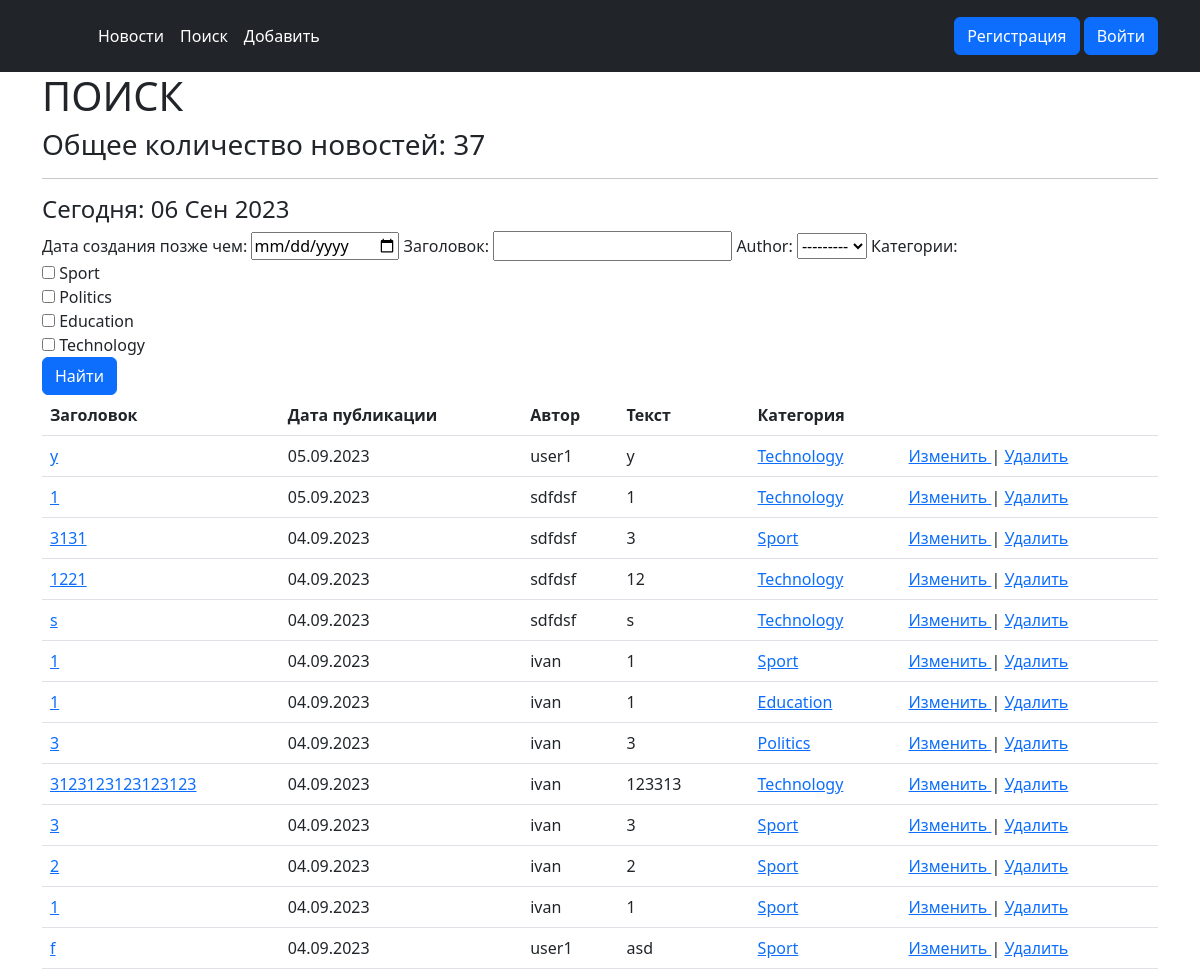
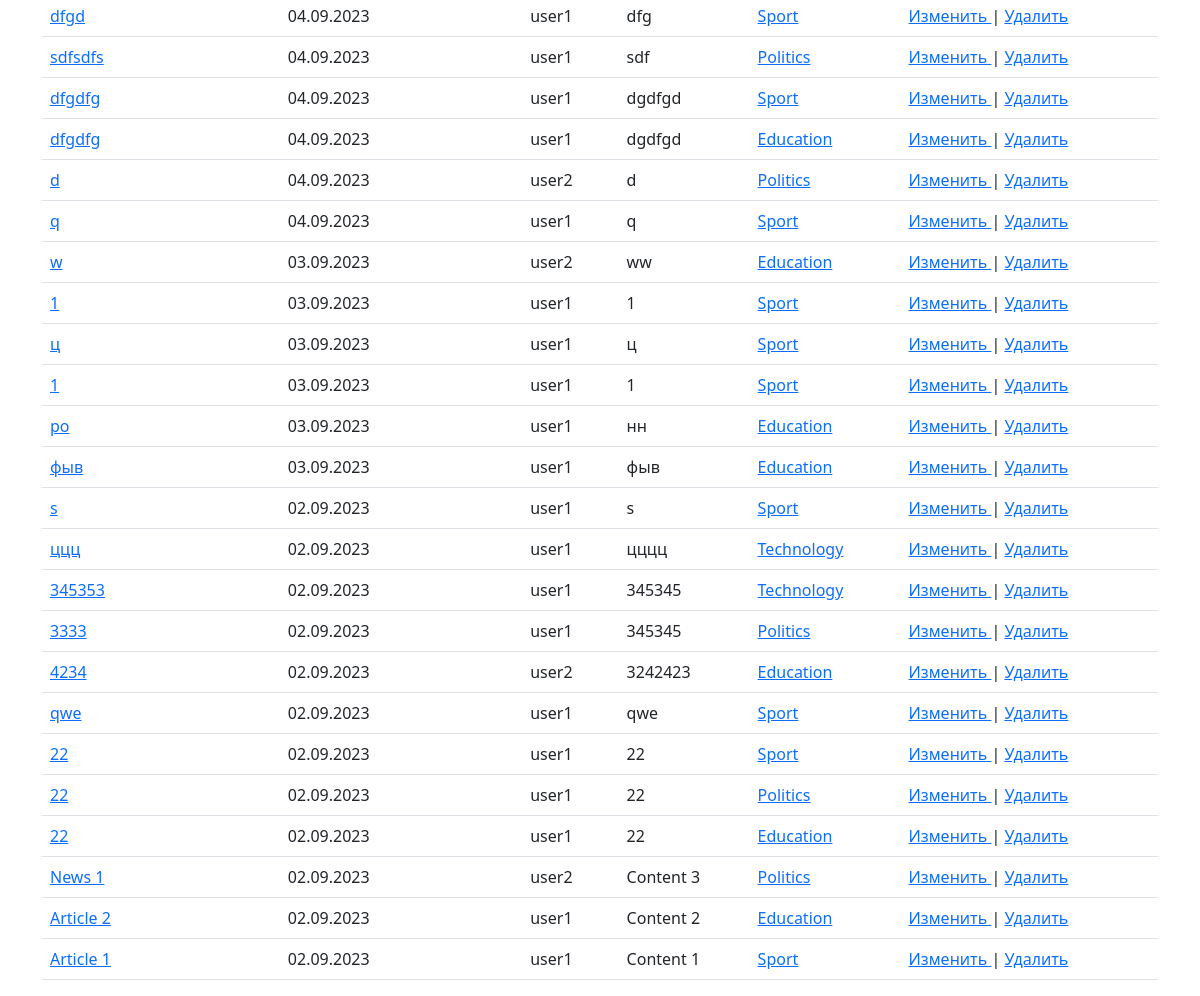
The app's page /news/search/ with its own data (2 pictures, top to bottom).
### NewsPaper/models.py (models this page shows, shortened)
class Post(models.Model):
    NEWS = 'NW'
    ARTICLE = 'AR'
    POST_TYPES = (
        (NEWS, 'Новость'),
        (ARTICLE, 'Статья'),
    )
    author = models.ForeignKey(Author, on_delete=models.CASCADE)
    post_type = models.CharField(max_length=100, choices=POST_TYPES, default=ARTICLE)
    created_at = models.DateTimeField(auto_now_add=True)
    categories = models.ManyToManyField(Category, through='PostCategory')
    title = models.CharField(max_length=128)
    text = models.TextField()
    rating = models.IntegerField(default=0)

class Author(models.Model):
    authorUser = models.OneToOneField(User, on_delete=models.CASCADE)
    ratingAuthor = models.IntegerField(default=0)
    def __str__(self):
        return f"{self.authorUser}"

class Category(models.Model):
    name = models.CharField(max_length=100, unique=True)
    subscribers = models.ManyToManyField(User, blank=True)
    def __str__(self):
        return f"{self.name}"

### NewsPaper/views.py (the view, shortened to what this page needs)
# urls.py: path('search/', SearchList.as_view(), name='search'),
class SearchList(ListView):
    model = Post
    template_name = 'NewsPaper/search.html'
    context_object_name = 'posts'
    queryset = Post.objects.order_by('-created_at')
    form_class = PostForm
    def get_context_data(self, **kwargs):
        context = super().get_context_data(**kwargs)
        context['time_now'] = timezone.localtime(timezone.now())
        context['value1'] = None
        context['filter'] = PostFilter(self.request.GET, queryset=self.get_queryset())
        context['form'] = PostForm()
        context['is_not_authors'] = not self.request.user.groups.filter(name='authors').exists()
        return context

### NewsPaper/forms.py
class PostForm(forms.ModelForm):
    class Meta:
        model = Post
        fields = ['author', 'post_type', 'categories', 'title', 'text']
        widgets = {
            'author': forms.Select(attrs={
                'class': 'form-control',
            }),
            'title': forms.TextInput(attrs={
                'class': 'form-control',
                'placeholder': 'Enter Title post'
            }),
            'post_type': forms.Select(attrs={
                'class': 'form-control',
            }),
            'categories': forms.SelectMultiple(attrs={
                'class': 'form-control',
            }),
            'text': forms.Textarea(attrs={
                'class': 'form-control',
            }),
        }
    def __init__(self, *args, **kwargs):
        super().__init__(*args, **kwargs)
        if self.instance.pk:
            initial_categories = self.instance.categories.all()
            self.fields['categories'].queryset = Category.objects.all()
            self.fields['categories'].initial = initial_categories

### NewsPaper/templatetags/custom_filters.py (called while the page is built)
@register.filter(name='censor')
def censor(value):
    banned_words = ['хуй', 'пидор', 'иди на хуй']  # Список нежелательных слов
    for word in banned_words:
        value = value.replace(word, '***')
    return value

### NewsPaper/templates/NewsPaper/search.html (shortened to what this page needs)
{% extends 'layout/default.html' %}
{% load custom_filters %}
{% block content %}
    <h1>ПОИСК</h1>
    <h3> Общее количество новостей: {{ posts|length }} </h3>
    <hr>
    <h4>Сегодня: {{ time_now|date:'d M Y' }}</h4>
    {% if posts %}
    <form method="GET">
        {{ filter.form }}
        <input class="btn btn-primary" type="submit" value="Найти">
    </form>
        <table class = "table">
            <tr>
                <th scope="col">
                    Заголовок
                </th>
                <th scope="col">
                    Дата публикации
                </th>
                <th scope="col">
                    Автор
                </th>
                 <th scope="col">
                    Текст
                </th>
                    <th scope="col">
                    Категория
                </th>
                <th scope="col">
                </th>
            </tr>
        {% for post in filter.qs %}
            <tr>
                <td>
                    <a href="{% url 'news:post_detail' post.id %}">
                    {{ post.title|censor }}
                    </a>
                </td>
                <td>
                    {{ post.created_at|date:'d.m.Y' }}
                </td>
                    <td>
                    {{ post.author }}
                </td>
                <td>
                    {{ post.text|truncatechars:50|censor }}
                </td>
                 {% for category in post.categories.all %}
                <td>
                  <a href="{% url 'news:category' category.id %}">
                     {{ category.name }}
                  </a></td>
                {% endfor %}
                <td>
                    <a href="{% url 'news:post_update' post.id %}">
                        Изменить
                    </a>
                    |
                    <a href="{% url 'news:post_delete' post.id %}">
                        Удалить
                    </a>
                </td>
            </tr>
        {% endfor %}
        </table>
    {% else %}
        <h2>Новостей нет!</h2>
    {% endif %}
{% endblock content %}

### records on screen
Post: title|censor "у", created_at "05.09.2023", author "user1", text|censor "у"
Category: name "Technology"
Post: title|censor "1", created_at "05.09.2023", author "sdfdsf", text|censor "1"
Post: title|censor "3131", created_at "04.09.2023", author "sdfdsf", text|censor "3"
Category: name "Sport"
Post: title|censor "1221", created_at "04.09.2023", author "sdfdsf", text|censor "12"
Post: title|censor "s", created_at "04.09.2023", author "sdfdsf", text|censor "s"
Post: title|censor "1", created_at "04.09.2023", author "ivan", text|censor "1"
Post: title|censor "1", created_at "04.09.2023", author "ivan", text|censor "1"
Category: name "Education"
Post: title|censor "3", created_at "04.09.2023", author "ivan", text|censor "3"
Category: name "Politics"
Post: title|censor "3123123123123123", created_at "04.09.2023", author "ivan", text|censor "123313"
Post: title|censor "3", created_at "04.09.2023", author "ivan", text|censor "3"
Post: title|censor "2", created_at "04.09.2023", author "ivan", text|censor "2"
Post: title|censor "1", created_at "04.09.2023", author "ivan", text|censor "1"
Post: title|censor "f", created_at "04.09.2023", author "user1", text|censor "asd"
Post: title|censor "dfgd", created_at "04.09.2023", author "user1", text|censor "dfg"
Post: title|censor "sdfsdfs", created_at "04.09.2023", author "user1", text|censor "sdf"
Post: title|censor "dfgdfg", created_at "04.09.2023", author "user1", text|censor "dgdfgd"
Post: title|censor "dfgdfg", created_at "04.09.2023", author "user1", text|censor "dgdfgd"
Post: title|censor "d", created_at "04.09.2023", author "user2", text|censor "d"
Post: title|censor "q", created_at "04.09.2023", author "user1", text|censor "q"
Post: title|censor "w", created_at "03.09.2023", author "user2", text|censor "ww"
Post: title|censor "1", created_at "03.09.2023", author "user1", text|censor "1"
Post: title|censor "ц", created_at "03.09.2023", author "user1", text|censor "ц"
Post: title|censor "1", created_at "03.09.2023", author "user1", text|censor "1"
Post: title|censor "ро", created_at "03.09.2023", author "user1", text|censor "нн"
Post: title|censor "фыв", created_at "03.09.2023", author "user1", text|censor "фыв"
Post: title|censor "s", created_at "02.09.2023", author "user1", text|censor "s"
Post: title|censor "ццц", created_at "02.09.2023", author "user1", text|censor "цццц"
Post: title|censor "345353", created_at "02.09.2023", author "user1", text|censor "345345"
Post: title|censor "3333", created_at "02.09.2023", author "user1", text|censor "345345"
Post: title|censor "4234", created_at "02.09.2023", author "user2", text|censor "3242423"
Post: title|censor "qwe", created_at "02.09.2023", author "user1", text|censor "qwe"
Post: title|censor "22", created_at "02.09.2023", author "user1", text|censor "22"
Post: title|censor "22", created_at "02.09.2023", author "user1", text|censor "22"
Post: title|censor "22", created_at "02.09.2023", author "user1", text|censor "22"
Post: title|censor "News 1", created_at "02.09.2023", author "user2", text|censor "Content 3"
Post: title|censor "Article 2", created_at "02.09.2023", author "user1", text|censor "Content 2"
Post: title|censor "Article 1", created_at "02.09.2023", author "user1", text|censor "Content 1"

### other values on screen
{{ posts|length }} "37"
{{ time_now|date:'d M Y' }} "06 Сен 2023"
